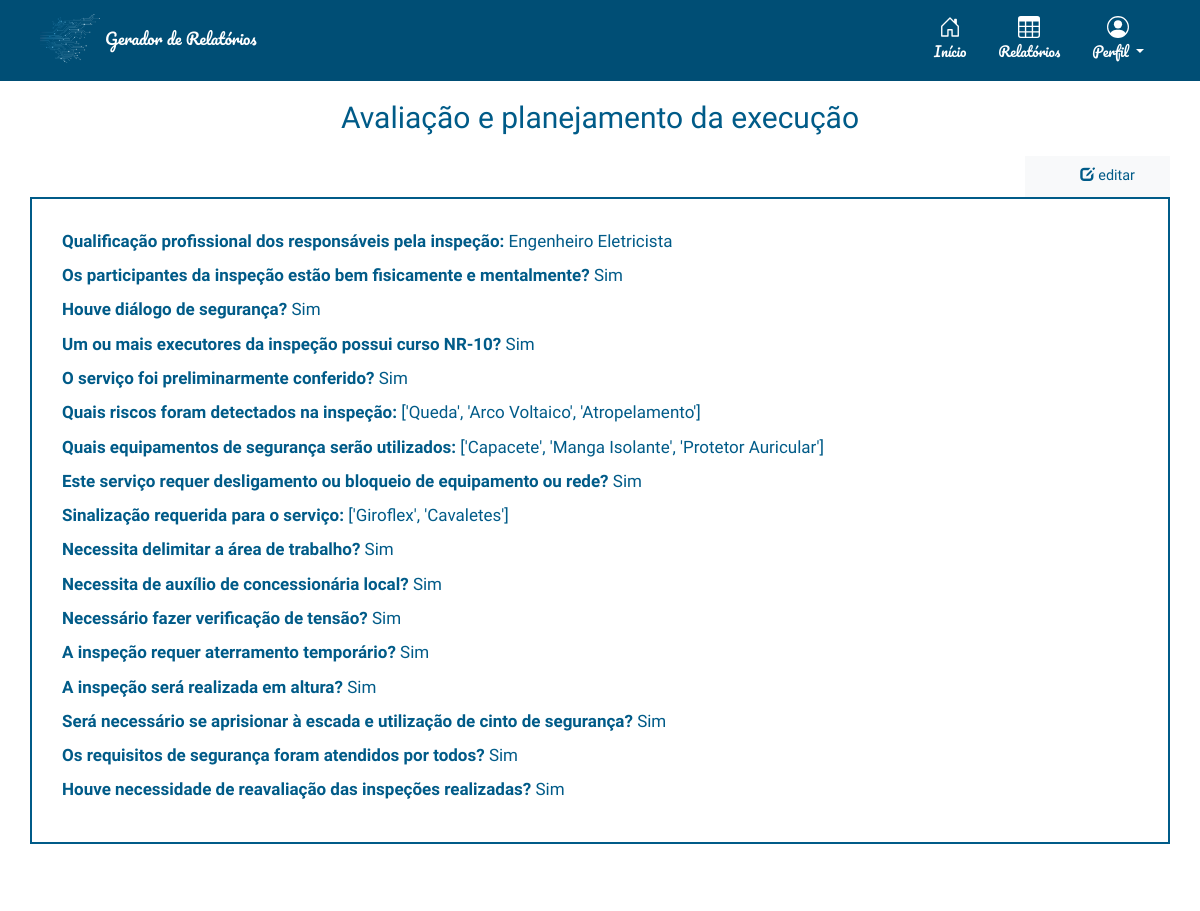
The page /relatorios/addplanejamento/57/ (signed in) on the database its author committed.
### relatorio/models.py (models this page shows)
class Relatorio(models.Model):
    autor = models.ForeignKey(User, default=None, on_delete=models.CASCADE)
    data = models.DateTimeField()
    local = models.CharField(max_length=255)
    temperatura = models.IntegerField()
    clima = models.CharField(max_length=255)
    responsaveis = models.TextField(blank=True)
    qualiprof = models.CharField(max_length=255, default='')
    riscos = models.CharField(max_length=255, default='[]')
    equipamentos = models.CharField(max_length=255, default='[]')
    sinalizacao = models.CharField(max_length=255, default='[]')
    desligamento = models.CharField(max_length=4, default='')
    integridade = models.CharField(max_length=4, default='')
    dialogo = models.CharField(max_length=4, default='')
    curso_nr = models.CharField(max_length=4, default='')
    conferido = models.CharField(max_length=4, default='')
    delimitar_area = models.CharField(max_length=4, default='')
    auxconces = models.CharField(max_length=4, default='')
    tensao = models.CharField(max_length=4, default='')
    aterramento = models.CharField(max_length=4, default='')
    altura = models.CharField(max_length=4, default='')
    cinto_seg = models.CharField(max_length=4, default='')
    requi_seg = models.CharField(max_length=4, default='')
    reavaliacao = models.CharField(max_length=4, default='')
    tempambiente = models.CharField(max_length=255, default='')
    condambiente = models.CharField(max_length=255, default='')
    altitude = models.CharField(max_length=255, default='')
    presagua = models.CharField(max_length=255, default='')
    pressolidos = models.CharField(max_length=255, default='')
    pressubst = models.CharField(max_length=255, default='')
    solmecanicas = models.CharField(max_length=255, default='')
    presmofo = models.CharField(max_length=255, default='')
    presfauna = models.CharField(max_length=255, default='')
    infleletro = models.CharField(max_length=255, default='')
    radsolar = models.CharField(max_length=255, default='')
    descatm = models.CharField(max_length=255, default='')
    movdoar = models.CharField(max_length=255, default='')
    vento = models.CharField(max_length=255, default='')
    competencia = models.CharField(max_length=255, default='')
    reseletr = models.CharField(max_length=255, default='')
    contpessoas = models.CharField(max_length=255, default='')
    condfuga = models.CharField(max_length=255, default='')
    natmatpr = models.CharField(max_length=255, default='')
    natmatcons = models.CharField(max_length=255, default='')
    classestr = models.CharField(max_length=255, default='')
    documentacao = models.CharField(max_length=255, default='')
    ambientesofreu = models.CharField(max_length=255, default='')
    instalacaoinspecionada = models.CharField(max_length=255, default='')
    linhaseletricasdisp = models.CharField(max_length=255, default='')
    compinstalacao = models.CharField(max_length=255, default='')
    linhaseletricascorr = models.CharField(max_length=255, default='')
    tomadasdeforca = models.CharField(max_length=255, default='')
    qtdesufitomadas = models.CharField(max_length=255, default='')
    instlquadist = models.CharField(max_length=255, default='')
    novoscircuitos = models.CharField(max_length=255, default='')
    advquadist = models.CharField(max_length=255, default='')
    dispprotecaoident = models.CharField(max_length=255, default='')
    protcircuitos = models.CharField(max_length=255, default='')
    barramentoquadist = models.CharField(max_length=255, default='')
    bitola = models.CharField(max_length=255, default='')
    condutident = models.CharField(max_length=255, default='')
    disjundif = models.CharField(max_length=255, default='')
    dispprotecaosurtos = models.CharField(max_length=255, default='')
    servseguranca = models.CharField(max_length=255, default='')
    esqaterramento = models.CharField(max_length=255, default='')
    reservadeenergia = models.CharField(max_length=255, default='')
    fontseguranca = models.CharField(max_length=255, default='')
    paralelismo = models.CharField(max_length=255, default='')
    capbarramento = models.PositiveSmallIntegerField(default=0)
    protgeral = models.PositiveSmallIntegerField(default=0)
    protdr = models.PositiveSmallIntegerField(default=0)
    protdps = models.PositiveSmallIntegerField(default=0)
    vab = models.PositiveSmallIntegerField(default=0)
    van = models.PositiveSmallIntegerField(default=0)
    ia= models.PositiveSmallIntegerField(default=0)
    vbc = models.PositiveSmallIntegerField(default=0)
    vbn = models.PositiveSmallIntegerField(default=0)
    ib= models.PositiveSmallIntegerField(default=0)
    vca = models.PositiveSmallIntegerField(default=0)
    vcn = models.PositiveSmallIntegerField(default=0)
    ic= models.PositiveSmallIntegerField(default=0)
    continuidade = models.CharField(max_length=255, default='')
    resistencia = models.CharField(max_length=255, default='')
    selvpelv = models.CharField(max_length=255, default='')
    verificacao = models.CharField(max_length=255, default='')
    ensaiodetensao = models.CharField(max_length=255, default='')
    ensaiodefunc = models.CharField(max_length=255, default='')

### relatorio/views.py (the view, shortened to what this page needs)
# urls.py: path('addplanejamento/<int:rel_id>/', views.planejamento_add, name="addplanejamento"),
@login_required(login_url="/accounts/login/")
def planejamento_add(request, rel_id):
    relatorio = Relatorio.objects.get(id=rel_id)
    if relatorio.qualiprof != '':
        return render(request, 'relatorio/relatorio_planejamento_visualiza.html', {'relatorio': relatorio})

### relatorio/templates/relatorio/relatorio_planejamento_visualiza.html
{% extends 'base_layout.html'%}
{% block content %}
<div id="relatorio-visualiza-wrapper"  class="container-fluid">
        <div id="visualiza-wrapper-dois" class="container" >
                <h2 style="text-align:center;">Avaliação e planejamento da execução</h3>
                        <br>
                        <nav id="visualiza-nav" class="nav bg-light">
                                <div class="container-fluid">
                                        <ul class="nav align-items-center justify-content-center">
                                                <li class="nav-item active">
                                                        <a name="botao-icon" class="nav-link" href="{% url 'relatorio:editaplanejamento' rel_id=relatorio.id %}">
                                                        <span class="glyphicon glyphicon-edit"></span> editar
                                                        </a>
                                                </li>
                                        </ul>
                                </div>
                        </nav>
        <div id="relatorio-visualiza" class="container-fluid">
                <p><b>Qualificação profissional dos responsáveis pela inspeção:</b> {{relatorio.qualiprof}}</p>
                <p><b>Os participantes da inspeção estão bem fisicamente e mentalmente?</b> {{relatorio.integridade}}</p>
                <p><b>Houve diálogo de segurança?</b> {{relatorio.dialogo}}</p>
                <p><b>Um ou mais executores da inspeção possui curso NR-10?</b> {{relatorio.curso_nr}}</p>
                <p><b>O serviço foi preliminarmente conferido?</b> {{relatorio.conferido}}</p>
                <p><b>Quais riscos foram detectados na inspeção:</b> {{ relatorio.riscos }}</p>
                <p><b>Quais equipamentos de segurança serão utilizados:</b> {{relatorio.equipamentos}}</p>
                <p><b>Este serviço requer desligamento ou bloqueio de equipamento ou rede?</b> {{relatorio.desligamento}}</p>
                <p><b>Sinalização requerida para o serviço:</b> {{relatorio.sinalizacao}}</p>
                <p><b>Necessita delimitar a área de trabalho?</b> {{relatorio.delimitar_area}}</p>
                <p><b>Necessita de auxílio de concessionária local?</b> {{relatorio.auxconces}}</p>
                <p><b>Necessário fazer verificação de tensão?</b> {{relatorio.tensao}}</p>
                <p><b>A inspeção requer aterramento temporário?</b> {{relatorio.aterramento}}</p>
                <p><b>A inspeção será realizada em altura?</b> {{relatorio.altura}}</p>
                <p><b>Será necessário se aprisionar à escada e utilização de cinto de segurança?</b> {{relatorio.cinto_seg}}</p>
                <p><b>Os requisitos de segurança foram atendidos por todos?</b> {{relatorio.requi_seg}}</p>
                <p><b>Houve necessidade de reavaliação das inspeções realizadas?</b> {{relatorio.reavaliacao}}</p>
        </div>
        </div>
</div>
{% endblock %}

### assets/styles.css (style rules this page uses)
html, body { padding: 0; margin: 0; height: 120%; }
body { background-color: #ffffff; color: #005b88; font-family: Raleway; font-size: medium; }
#relatorio-visualiza-wrapper { display: flex; align-items: center; justify-content: center; justify-self: center; padding-inline: 0px; width: 100%; }
#visualiza-wrapper-dois { padding-inline: 0px; }
#relatorio-visualiza { align-self: center; text-align: center; border: 2px solid #005b88; margin: 40px; margin-top: 0px; margin-left: auto; padding: 30px; font-size: 17px; position: relative; }
#relatorio-visualiza p { word-wrap: break-word; text-align: left; }
h2, h3, h4, h5 { color: #005b88; font-weight: normal; margin: 0; }
a, .dropdown-item { color: #005b88; }
a, a:hover, a:visited { text-decoration: none; }
nav { justify-self: end; }
nav a { display: inline-block; margin-left: 20px; }
.nav-item { padding-inline: 5px; font-size: 90%; }
[name="botao-icon"] { background: none; color: #005b88; cursor: pointer; border-width: 0; justify-self: start; cursor: pointer; padding: 5px; }
@media (min-width: 768px) { body { height: 100%; } }

### rows shown on the page
Relatorio: qualiprof "Engenheiro Eletricista", integridade "Sim", dialogo "Sim", curso_nr "Sim", conferido "Sim", riscos "['Queda', 'Arco Voltaico', 'Atropelamento']", equipamentos "['Capacete', 'Manga Isolante', 'Protetor Auricular']", desligamento "Sim", sinalizacao "['Giroflex', 'Cavaletes']", delimitar_area "Sim", auxconces "Sim", tensao "Sim", aterramento "Sim", altura "Sim", cinto_seg "Sim", requi_seg "Sim", reavaliacao "Sim"
